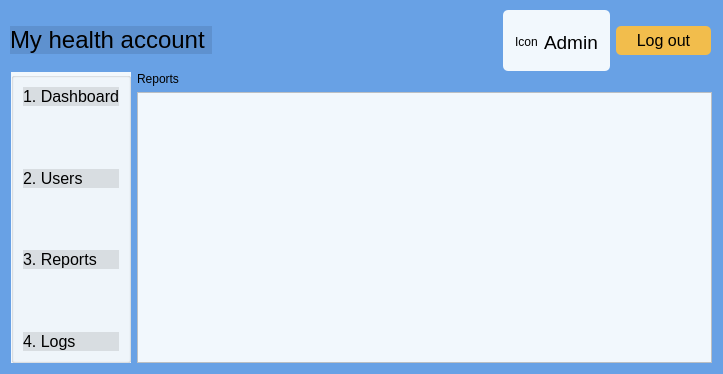
<?xml version="1.0" encoding="UTF-8"?>
<ui version="4.0">
 <class>AdminReports</class>
 <widget class="QDialog" name="AdminReports">
  <property name="geometry">
   <rect>
    <x>0</x>
    <y>0</y>
    <width>723</width>
    <height>374</height>
   </rect>
  </property>
  <property name="windowTitle">
   <string>Dialog</string>
  </property>
  <property name="styleSheet">
   <string notr="true">background-color: rgb(104, 161, 229);</string>
  </property>
  <widget class="QWidget" name="layoutWidget">
   <property name="geometry">
    <rect>
     <x>11</x>
     <y>72</y>
     <width>701</width>
     <height>291</height>
    </rect>
   </property>
   <layout class="QGridLayout" name="gridLayout">
    <item row="0" column="0" rowspan="2">
     <widget class="QGroupBox" name="groupBox_2">
      <property name="styleSheet">
       <string notr="true">background-color: rgb(242, 248, 253)</string>
      </property>
      <property name="title">
       <string/>
      </property>
      <layout class="QVBoxLayout" name="verticalLayout_2">
       <item>
        <widget class="QPushButton" name="pushButtonDashboard">
         <property name="styleSheet">
          <string notr="true">QPushButton {
	background-color: rgb(0, 0, 0,0.1); 
	border: none; 
	color: rgb(0, 0, 0); 
	font: 16px;
	text-align: left;
} 

QPushButton:hover { 
	background-color: rgb(0, 0, 0, 0.1); 
	border: none; 
	color: rgb(0, 43, 255); 
}
</string>
         </property>
         <property name="text">
          <string>1. Dashboard</string>
         </property>
        </widget>
       </item>
       <item>
        <spacer name="verticalSpacer_4">
         <property name="orientation">
          <enum>Qt::Vertical</enum>
         </property>
         <property name="sizeHint" stdset="0">
          <size>
           <width>20</width>
           <height>13</height>
          </size>
         </property>
        </spacer>
       </item>
       <item>
        <widget class="QPushButton" name="pushButtonUsers">
         <property name="styleSheet">
          <string notr="true">QPushButton {
	background-color: rgb(0, 0, 0,0.1); 
	border: none; 
	color: rgb(0, 0, 0); 
	font: 16px;
	text-align: left;
} 

QPushButton:hover { 
	background-color: rgb(0, 0, 0, 0.1); 
	border: none; 
	color: rgb(0, 43, 255); 
}
</string>
         </property>
         <property name="text">
          <string>2. Users</string>
         </property>
        </widget>
       </item>
       <item>
        <spacer name="verticalSpacer_5">
         <property name="orientation">
          <enum>Qt::Vertical</enum>
         </property>
         <property name="sizeHint" stdset="0">
          <size>
           <width>20</width>
           <height>13</height>
          </size>
         </property>
        </spacer>
       </item>
       <item>
        <widget class="QPushButton" name="pushButtonReports">
         <property name="styleSheet">
          <string notr="true">QPushButton {
	background-color: rgb(0, 0, 0,0.1); 
	border: none; 
	color: rgb(0, 0, 0); 
	font: 16px;
	text-align: left;
} 

QPushButton:hover { 
	background-color: rgb(0, 0, 0, 0.1); 
	border: none; 
	color: rgb(0, 43, 255); 
}
</string>
         </property>
         <property name="text">
          <string>3. Reports</string>
         </property>
        </widget>
       </item>
       <item>
        <spacer name="verticalSpacer_6">
         <property name="orientation">
          <enum>Qt::Vertical</enum>
         </property>
         <property name="sizeHint" stdset="0">
          <size>
           <width>20</width>
           <height>13</height>
          </size>
         </property>
        </spacer>
       </item>
       <item>
        <widget class="QPushButton" name="pushButtonLogs">
         <property name="styleSheet">
          <string notr="true">QPushButton {
	background-color: rgb(0, 0, 0,0.1); 
	border: none; 
	color: rgb(0, 0, 0); 
	font: 16px;
	text-align: left;
} 

QPushButton:hover { 
	background-color: rgb(0, 0, 0, 0.1); 
	border: none; 
	color: rgb(0, 43, 255); 
}
</string>
         </property>
         <property name="text">
          <string>4. Logs</string>
         </property>
        </widget>
       </item>
      </layout>
     </widget>
    </item>
    <item row="0" column="1">
     <widget class="QLabel" name="labelUserList">
      <property name="styleSheet">
       <string notr="true">font: 16pt &quot;.AppleSystemUIFont&quot;;
background-color: rgb(104, 161, 229);</string>
      </property>
      <property name="text">
       <string>Reports</string>
      </property>
     </widget>
    </item>
    <item row="1" column="1">
     <widget class="QTableView" name="tableView">
      <property name="styleSheet">
       <string notr="true">background-color: rgb(242, 248, 253)</string>
      </property>
     </widget>
    </item>
   </layout>
  </widget>
  <widget class="QWidget" name="layoutWidget_2">
   <property name="geometry">
    <rect>
     <x>10</x>
     <y>10</y>
     <width>701</width>
     <height>61</height>
    </rect>
   </property>
   <layout class="QHBoxLayout" name="horizontalLayout">
    <item>
     <widget class="QPushButton" name="pushButtonMyHealthAccount">
      <property name="styleSheet">
       <string notr="true">QPushButton {
	background-color: rgb(0, 0, 0,0.1); 
	border: none; 
	color: rgb(0, 0, 0); 
	font: 24px;
	text-align: left;
} 

</string>
      </property>
      <property name="text">
       <string>My health account </string>
      </property>
     </widget>
    </item>
    <item>
     <spacer name="horizontalSpacer">
      <property name="orientation">
       <enum>Qt::Horizontal</enum>
      </property>
      <property name="sizeHint" stdset="0">
       <size>
        <width>188</width>
        <height>20</height>
       </size>
      </property>
     </spacer>
    </item>
    <item>
     <widget class="QGroupBox" name="groupBox_6">
      <property name="styleSheet">
       <string notr="true">QGroupBox { 
     border-radius: 5px; 
	background-color: rgb(242, 248, 253);
 } </string>
      </property>
      <property name="title">
       <string/>
      </property>
      <layout class="QGridLayout" name="gridLayout_2">
       <item row="0" column="0">
        <widget class="QLabel" name="labelAdmin">
         <property name="styleSheet">
          <string notr="true">background-color: rgb(242, 248, 253,0)</string>
         </property>
         <property name="text">
          <string>Icon</string>
         </property>
        </widget>
       </item>
       <item row="0" column="1">
        <widget class="QLabel" name="label_17">
         <property name="font">
          <font>
           <family>.AppleSystemUIFont</family>
           <pointsize>14</pointsize>
           <italic>false</italic>
           <bold>false</bold>
          </font>
         </property>
         <property name="styleSheet">
          <string notr="true">font: 14pt &quot;.AppleSystemUIFont&quot;;
background-color: rgb(242, 248, 253,0)</string>
         </property>
         <property name="text">
          <string>Admin</string>
         </property>
        </widget>
       </item>
      </layout>
     </widget>
    </item>
    <item>
     <widget class="QPushButton" name="pushButtonLogout">
      <property name="styleSheet">
       <string notr="true">QPushButton {
    background-color: rgb(242, 189, 76); 
    border: none;
     border-radius: 5px; 
    color: rgb(0, 0, 0); 
    font: 16px;
    padding: 5 20px;
} 

QPushButton:hover { 
    background-color: rgb(245, 149, 66); 
    border: none; 
    border-radius: 5px; 
    color: rgb(0, 43, 255); 
}</string>
      </property>
      <property name="text">
       <string>Log out</string>
      </property>
     </widget>
    </item>
   </layout>
  </widget>
 </widget>
 <resources/>
 <connections/>
</ui>
